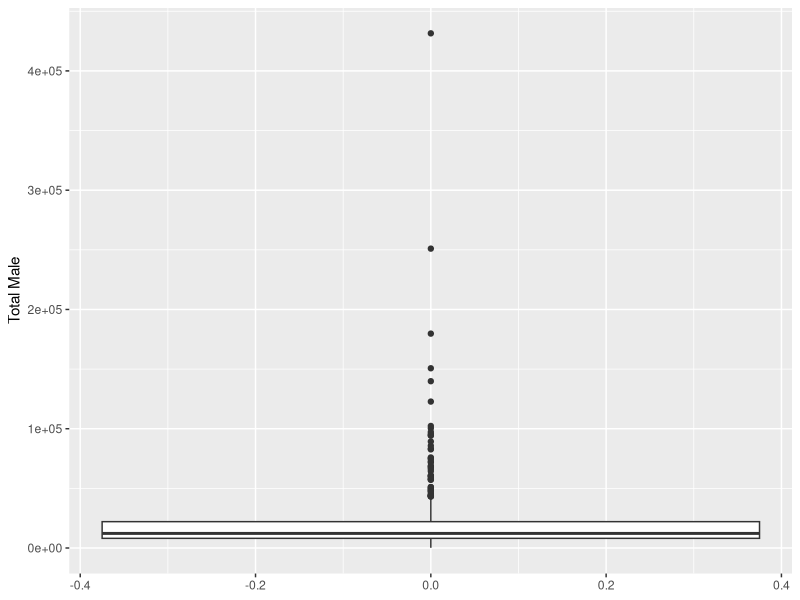
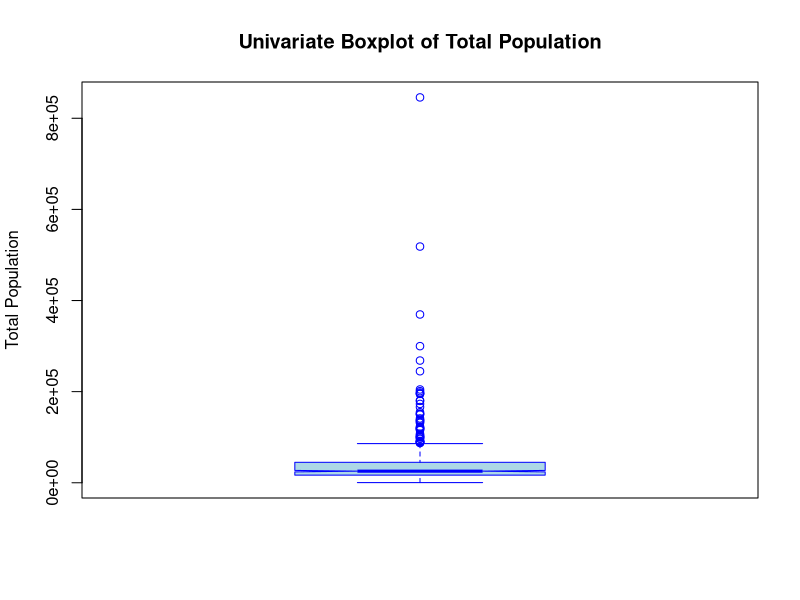
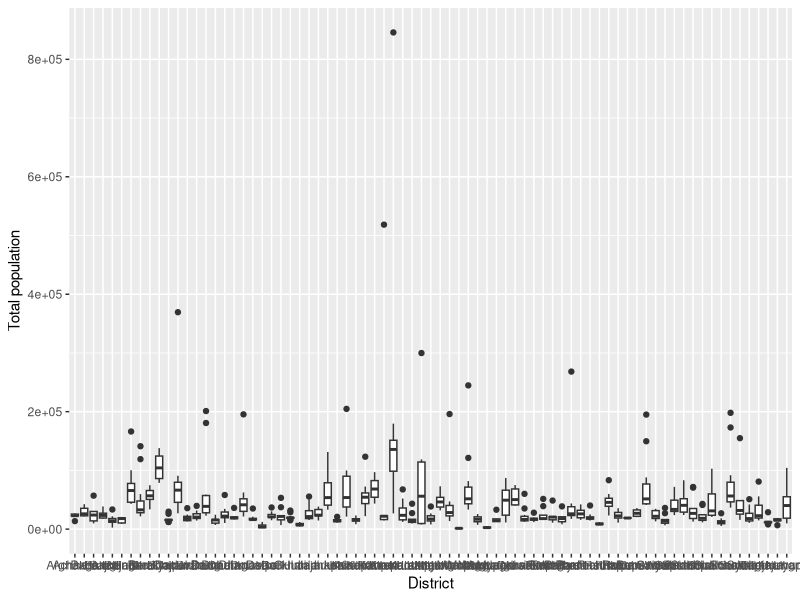
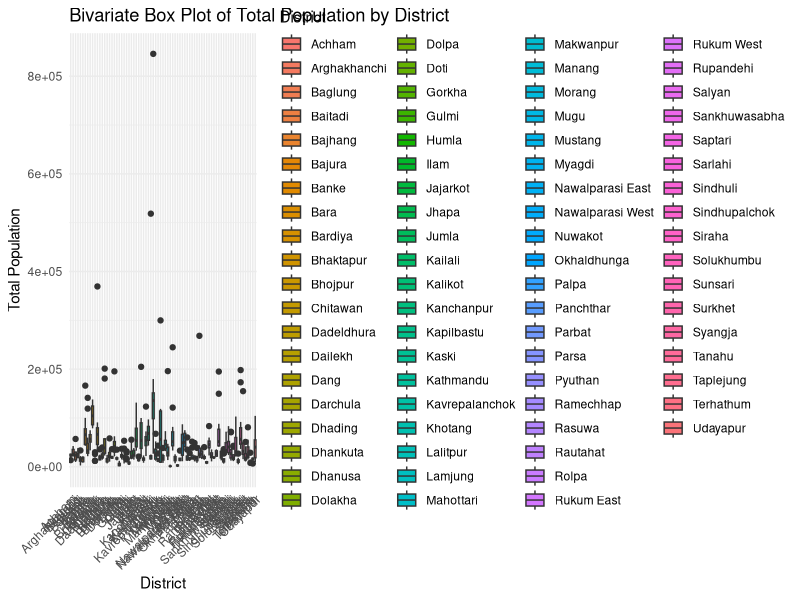

Generate these figures, in order, with R:
library(tidyverse)
library(readr)
library(ggplot2)

mydata = read_csv("census.csv")
mydata 


# this diagram depicts the presence of male on the respective census report. Here, we reported the presence of 
#outliers in the univariate boxplot 
#box plot 
ggplot(mydata, aes(y = `Total Male`)) + 
  geom_boxplot()



#Univariate box plot using color combination

boxplot(mydata$`Total population`,
        main = "Univariate Boxplot of Total Population",
        ylab = "Total Population",
        col = "lightblue",
        border = "blue",
        notch = TRUE)



# this diagram reveals the population variation on the given districts. We noticed the variation on side by side 
#boxplots according to the size of population

#next box plot

ggplot(mydata, aes(x = District, y = `Total population`)) + 
  geom_boxplot()



#side by side box plot
ggplot(mydata, aes(x = District, y = `Total population`, fill = District)) +
  geom_boxplot() +
  labs(title = "Bivariate Box Plot of Total Population by District", 
       x = "District", y = "Total Population") +
  theme_minimal() +
  theme(axis.text.x = element_text(angle = 45, hjust = 1))










